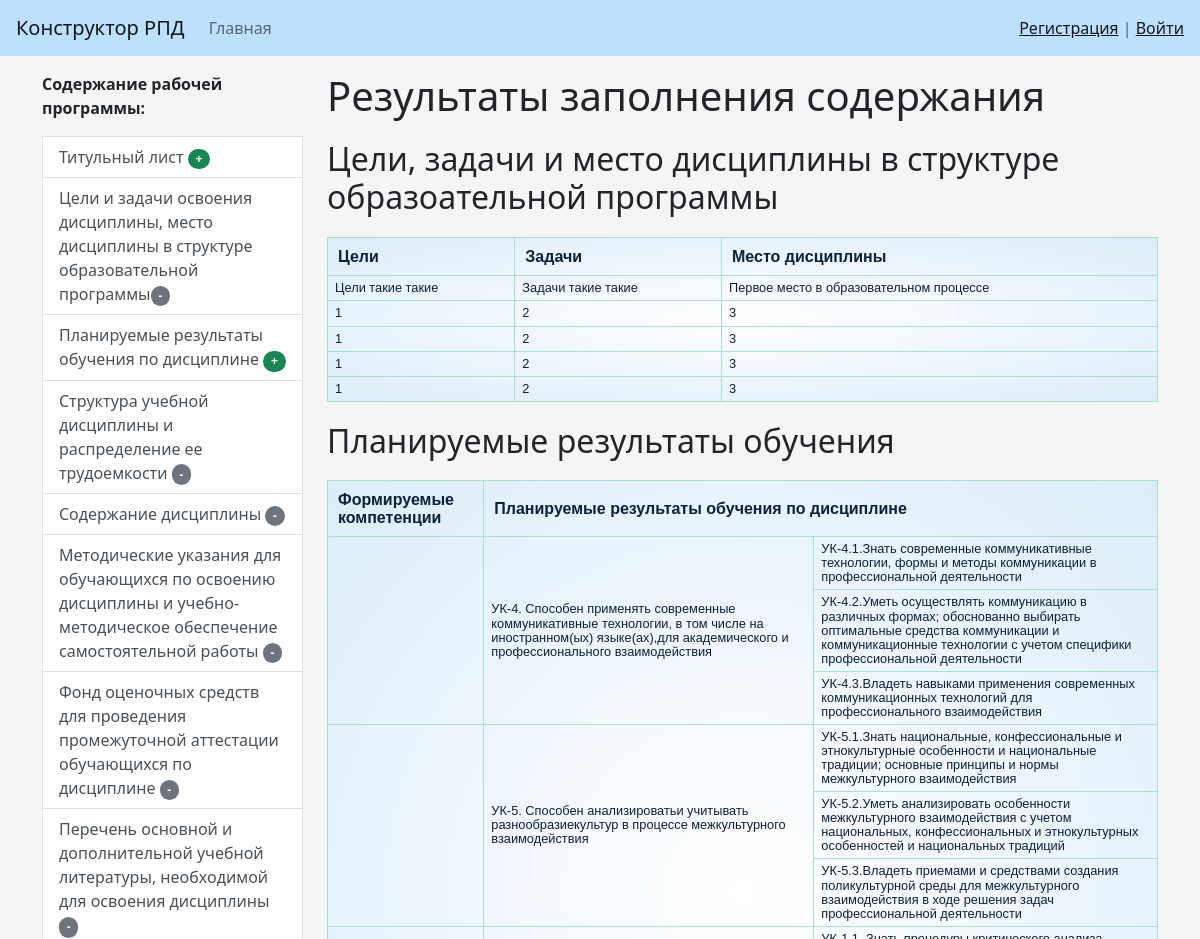
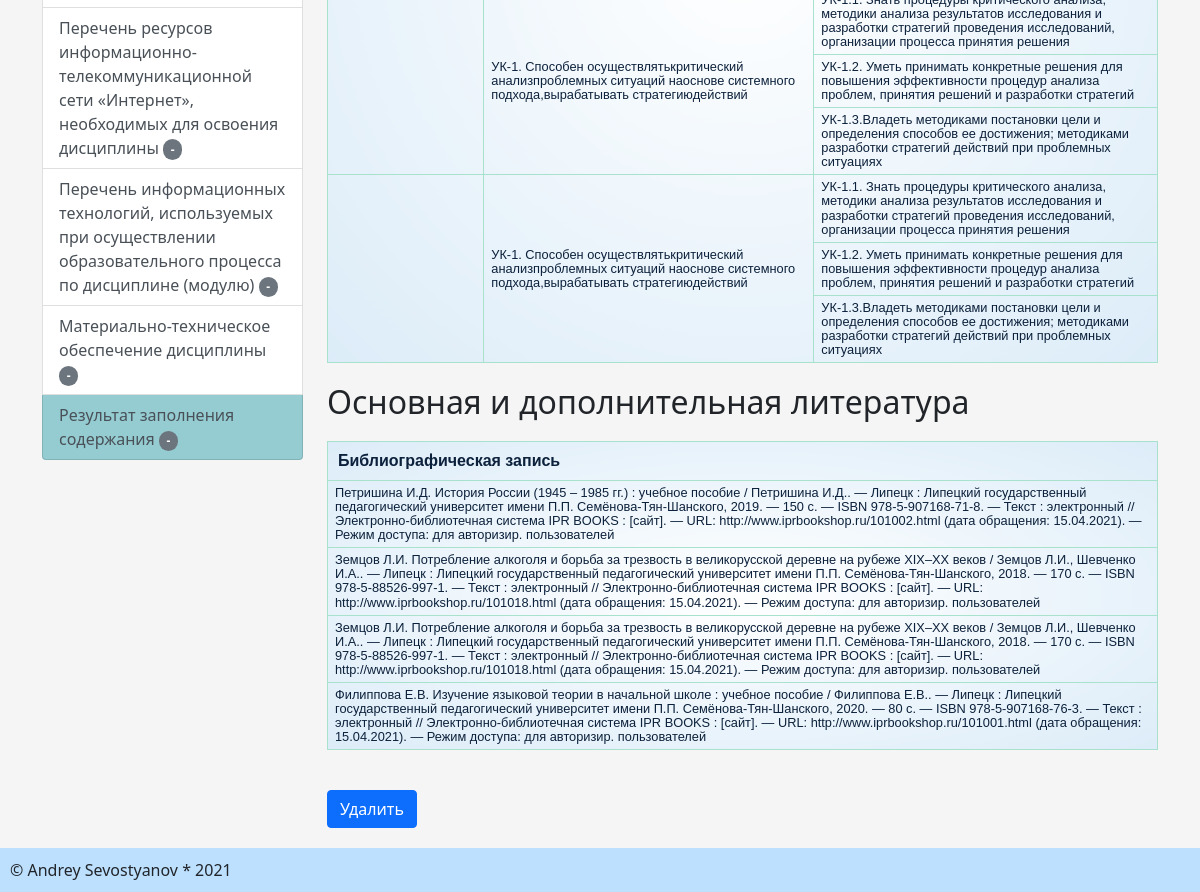
Before: /opn_main_window/res/ with the older database file (2 pictures, top to bottom).
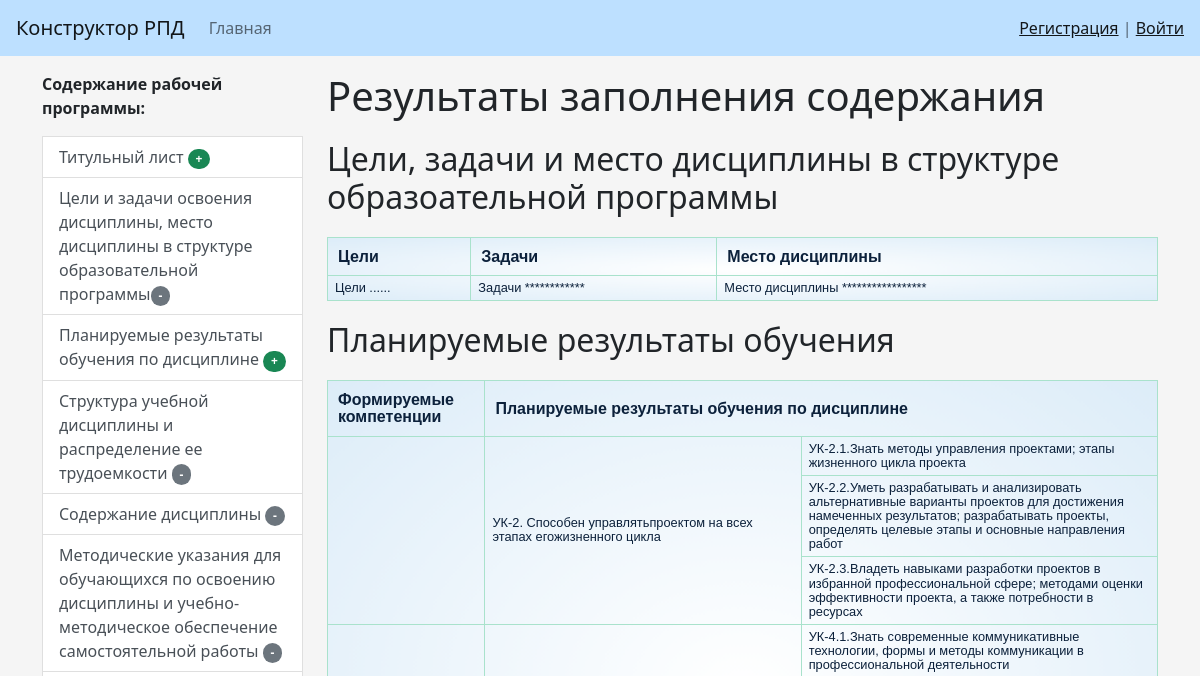
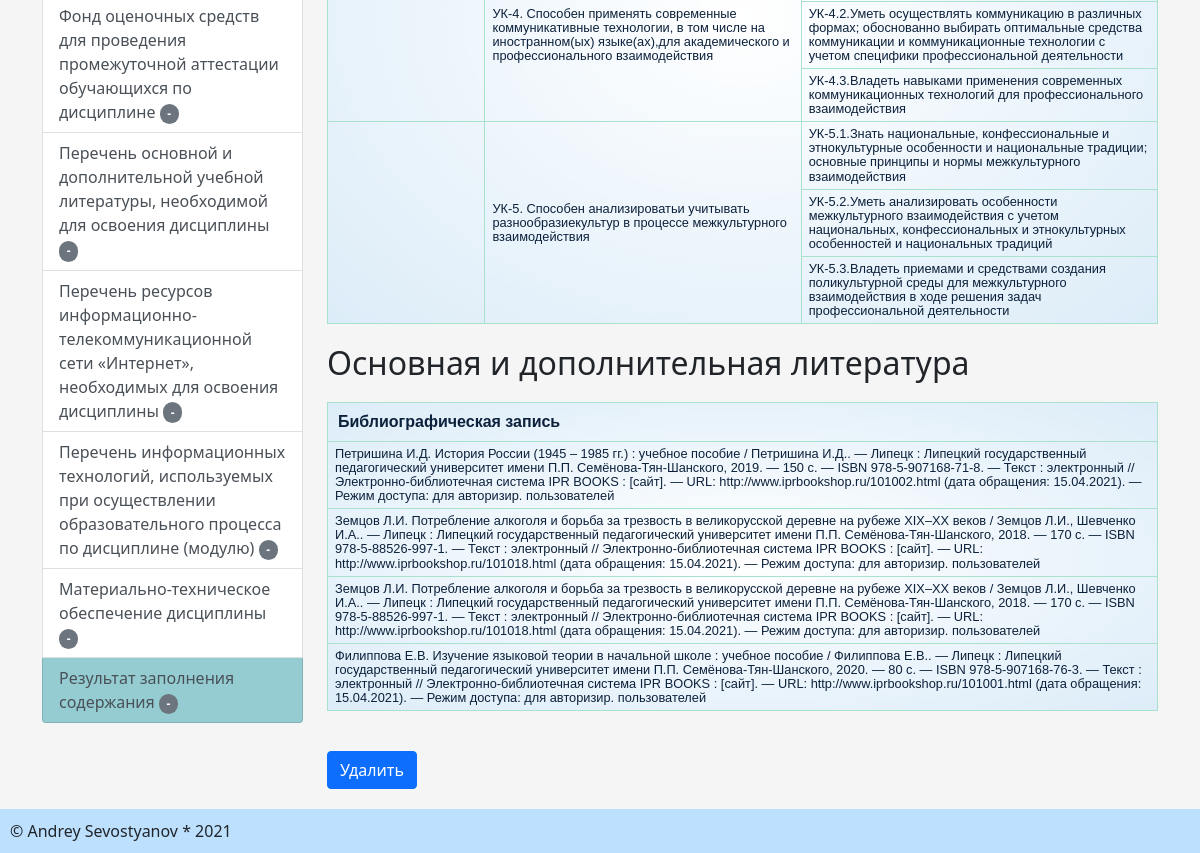
After: the same page with the newer database file (2 pictures, top to bottom).
### generation_rpd/models.py (models this page shows, shortened)
class TargetsAndTasks(models.Model):
    target = models.TextField(blank=True, verbose_name='Цели и задачи')
    task = models.TextField(blank=True, verbose_name='Знать')
    place_discip = models.TextField(blank=True, verbose_name='Знать')

class SelectComp(models.Model):
    kod_c = models.CharField(max_length=10)
    descrip_c = models.TextField(blank=True, verbose_name='Формулировка компетенции')
    kod_i_naim_c1 = models.TextField(blank=True,
                                     verbose_name='Знать')
    kod_i_naim_c2 = models.TextField(blank=True,
                                     verbose_name='Уметь')
    kod_i_naim_c3 = models.TextField(blank=True,
                                     verbose_name='Владеть')

class SelectBooks(models.Model):
    book = models.TextField(blank=True, verbose_name='Библиографическая запись')

### generation_rpd/views.py (the view)
# urls.py: path('opn_main_window/res/', gen_res, name='gen_res'),
def gen_res(request):
    bd_book = SelectBooks.objects.all()
    bd1 = SelectComp.objects.all()
    bd2 = TargetsAndTasks.objects.all()
    gen_final_doc()
    if request.method == 'POST':
        return redirect('gen_res')
    return render(request, 'generation_rpd/res.html', {'bd_book': bd_book, 'bd1': bd1, 'bd2': bd2})

### generation_rpd/templatetags/gen_tags.py (called while the page is built)
@register.inclusion_tag('generation_rpd/list_categories.html')
def show_categories():
    categories = Category.objects.all()
    return {"categories": categories}

### generation_rpd/templates/generation_rpd/res.html (shortened to what this page needs)
{% extends 'base.html' %}
{% block sidebar %}
{% include 'inc/_sidebar.html' %}
{% endblock %}
{% block content %}
<h1>Результаты заполнения содержания</h1>
<h2>Цели, задачи и место дисциплины в структуре образоательной программы</h2>
<table border="1" width="100%" cellpadding="5">
    <tr>
        <th>Цели</th>
        <th>Задачи</th>
        <th>Место дисциплины</th>
    </tr>
    {% for items in bd2 %}
    <tr>
        <td>{{items.target}}</td>
        <td>{{items.task}}</td>
        <td>{{items.place_discip}}</td>
    </tr>
    {% endfor %}
</table>
<h2>Планируемые результаты обучения</h2>
<table border="1" width="100%" cellpadding="5">
    <tr>
        <th>Формируемые компетенции</th>
        <th colspan="2">Планируемые результаты обучения по дисциплине</th>
    </tr>
    {% for tbl in bd1 %}
    <tr>
        <td rowspan="3">{{tbl.kod_c}}</td>
        <td rowspan="3">{{tbl.descrip_c}}</td>
        <td>{{tbl.kod_i_naim_c1}}</td>
    <tr><td>{{tbl.kod_i_naim_c2}}</td></tr>
    <tr><td>{{tbl.kod_i_naim_c3}}</td></tr>
    </tr>
    {% endfor %}
</table>
<h2>Основная и дополнительная литература</h2>
<table border="1" width="100%" cellpadding="5">
    <tr>
        <th>Библиографическая запись</th>
    </tr>
    {% for items in bd_book %}
    <tr>
        <td>{{items.book}}</td>
    </tr>
    {% endfor %}
</table>
<form action = "{% url 'del_doc' %}" method = "POST">
    <button type="submit" class="btn btn-primary btn-block">Удалить</button>
</form>
{% endblock %}

### templates/base.html (shortened to what this page needs)
{% load static %}
<!doctype html>
<html lang="en">
<head>
    <link rel="stylesheet" href="{% static 'bootstrap/css/bootstrap.min.css' %}">
    <link rel="stylesheet" href="{% static 'css/style.css' %}">
</head>
<body>
{% include 'inc/_nav.html' %}
<div class="container mt-3">
    <div class="row">
        <div class="col-md-3">
            {% block sidebar %}{% endblock %}
        </div>
        <div class="col-md-9">
            {% block content %}{% endblock %}
        </div>
    </div>
</div>
<div id="footer">&copy; Andrey Sevostyanov * 2021</div>
</body>
</html>

### templates/inc/_nav.html (shortened to what this page needs)
<nav class="navbar navbar-expand-lg navbar-light bg-light">
    <a class="navbar-brand mx-3" href="{% url 'home' %}">Конструктор РПД</a>
    <div class="collapse navbar-collapse" id="navbarSupportedContent">
        <ul class="navbar-nav me-auto mb-2 mb-lg-0">
            <li class="nav-item"><a class="nav-link" href="{% url 'home' %}">Главная</a></li>
        </ul>
        <span class="navbar-text mx-3">
            {% if request.user.is_authenticated %}
            Добро пожаловать {{ user.second_name }} {{user.first_name}} {{user.otchestvo}} ( {{user.username}} ) | <a href="{% url 'logout' %}">Выход</a>
            {% else %}
            <a href="{% url 'register' %}">Регистрация</a> | <a href="{% url 'login' %}">Войти</a>
            {% endif %}
        </span>
    </div>
</nav>

### templates/inc/_sidebar.html (shortened to what this page needs)
{% load gen_tags %}
{% show_categories %}

### generation_rpd/templates/generation_rpd/list_categories.html
<div class="list-group">
    <p><b>Содержание рабочей программы: </b></p>
    <a href="{% url 'add_test_data' %}" class="list-group-item list-group-item-action">Титульный лист
        <span class="badge rounded-pill bg-success">+</span>
    </a>
    <a href="{% url 'add_goals' %}" class="list-group-item list-group-item-action">Цели и задачи освоения дисциплины,
        место дисциплины в структуре образовательной программы<span class="badge rounded-pill bg-secondary">-</span></a>
    <a href="{% url 'add_plan_res_ed' %}" class="list-group-item list-group-item-action">Планируемые результаты обучения по дисциплине
    <span class="badge rounded-pill bg-success">+</span></a>
    <a href="{% url 'struct_discip' %}" class="list-group-item list-group-item-action">Структура учебной дисциплины и распределение ее трудоемкости
    <span class="badge rounded-pill bg-secondary">-</span></a>
    <a href="{% url 'get_data_comp' %}" class="list-group-item list-group-item-action">Содержание дисциплины
    <span class="badge rounded-pill bg-secondary">-</span></a>
    <a href="/" class="list-group-item list-group-item-action">Методические указания для обучающихся по освоению дисциплины и
        учебно-методическое обеспечение самостоятельной работы
    <span class="badge rounded-pill bg-secondary">-</span></a>
    <a href="{% url 'get_commp'%}" class="list-group-item list-group-item-action">Фонд оценочных средств для проведения промежуточной аттестации
        обучающихся по дисциплине
    <span class="badge rounded-pill bg-secondary">-</span></a>
    <a href="{% url 'gen_book' %}" class="list-group-item list-group-item-action">Перечень основной и дополнительной учебной литературы, необходимой для освоения дисциплины
    <span class="badge rounded-pill bg-secondary">-</span>
    </a>
    <a href="/" class="list-group-item list-group-item-action">Перечень ресурсов информационно-телекоммуникационной сети «Интернет», необходимых для освоения дисциплины
    <span class="badge rounded-pill bg-secondary">-</span>
    </a>
    <a href="{% url 'test' %}" class="list-group-item list-group-item-action">Перечень информационных технологий, используемых при осуществлении образовательного процесса по дисциплине (модулю)
    <span class="badge rounded-pill bg-secondary">-</span></a>
    <a href="/" class="list-group-item list-group-item-action">Материально-техническое обеспечение дисциплины
    <span class="badge rounded-pill bg-secondary">-</span></a>
    <a style="background-color: #94ccd1" href="{% url 'gen_res' %}" class="list-group-item list-group-item-action">Результат заполнения содержания
    <span class="badge rounded-pill bg-secondary">-</span></a>
</div>

### rpdapp/static/css/style.css (style rules this page uses)
body { background-color: #f5f5f5; }
.bg-light { background-color: #bde0ff!important; }
table { margin-top: 20px; margin-bottom: 20px; border-collapse: collapse; line-height: 1.1; font-family: "Lucida Sans Unicode", "Lucida Grande", sans-serif; background: radial-gradient(farthest-corner at 50% 50%, white, #DCECF8); color: #0C213B; }
th { padding: 10px; border: 1px solid #A9E2CC; }
td { font-size: 0.8em; padding: 5px 7px; border: 1px solid #A9E2CC; }
#footer { position: relative; left: 0; bottom: 0; padding: 10px; background: #bde0ff; color: #212529; width: 100%; }
h2 { margin-top: 20px; margin-bottom: 20px; }
button { margin-top: 20px; margin-bottom: 20px; }

Changed rows visible on the page:
removed TargetsAndTasks: target "Цели такие такие", task "Задачи такие такие", place_discip "Первое место в образовательном процессе"
removed TargetsAndTasks: target "1", task "2", place_discip "3"
removed TargetsAndTasks: target "1", task "2", place_discip "3"
removed TargetsAndTasks: target "1", task "2", place_discip "3"
removed TargetsAndTasks: target "1", task "2", place_discip "3"
removed SelectComp: descrip_c "УК-1. Способен осуществлятькритический анализпроблемных ситуаций наоснове системного подхода,вырабатывать стратегиюдействий", kod_i_naim_c1 "УК-1.1. Знать процедуры критического анализа, методики анализа результатов исследования и разработки стратегий проведения исследований, организации процесса принятия решения", kod_i_naim_c2 "УК-1.2. Уметь принимать конкретные решения для повышения эффективности процедур анализа проблем, принятия решений и разработки стратегий", kod_i_naim_c3 "УК-1.3.Владеть методиками постановки цели и определения способов ее достижения; методиками разработки стратегий действий при проблемных ситуациях"
removed SelectComp: descrip_c "УК-1. Способен осуществлятькритический анализпроблемных ситуаций наоснове системного подхода,вырабатывать стратегиюдействий", kod_i_naim_c1 "УК-1.1. Знать процедуры критического анализа, методики анализа результатов исследования и разработки стратегий проведения исследований, организации процесса принятия решения", kod_i_naim_c2 "УК-1.2. Уметь принимать конкретные решения для повышения эффективности процедур анализа проблем, принятия решений и разработки стратегий", kod_i_naim_c3 "УК-1.3.Владеть методиками постановки цели и определения способов ее достижения; методиками разработки стратегий действий при проблемных ситуациях"
added TargetsAndTasks: target "Цели ......", task "Задачи ************", place_discip "Место дисциплины *****************"
added SelectComp: descrip_c "УК-2. Способен управлятьпроектом на всех этапах егожизненного цикла", kod_i_naim_c1 "УК-2.1.Знать методы управления проектами; этапы жизненного цикла проекта", kod_i_naim_c2 "УК-2.2.Уметь разрабатывать и анализировать альтернативные варианты проектов для достижения намеченных результатов; разрабатывать проекты, определять целевые этапы и основные направления работ", kod_i_naim_c3 "УК-2.3.Владеть навыками разработки проектов в избранной профессиональной сфере; методами оценки эффективности проекта, а также потребности в ресурсах"
